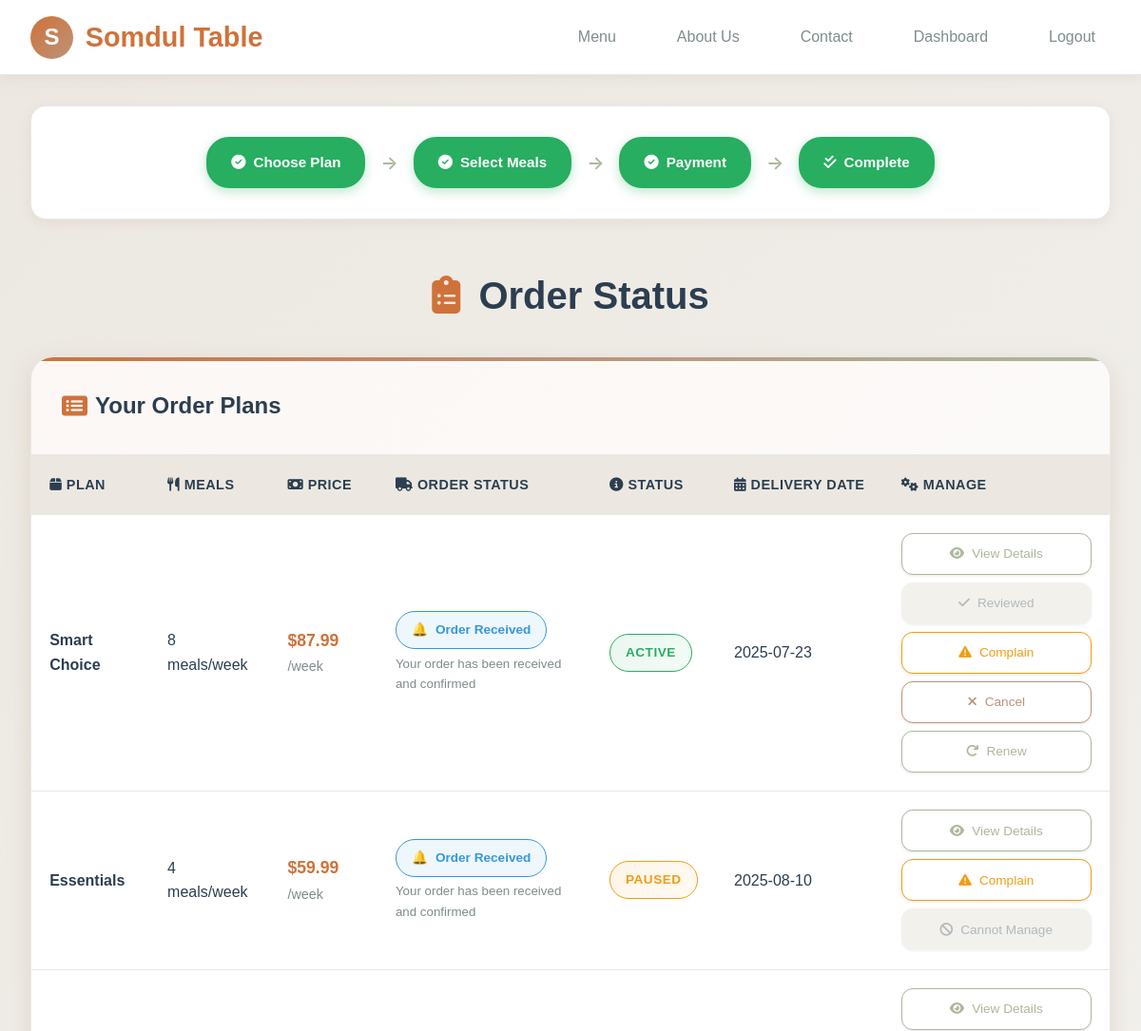
The app's page /KruaThai/subscription-status.php (signed in, upper part), older data.
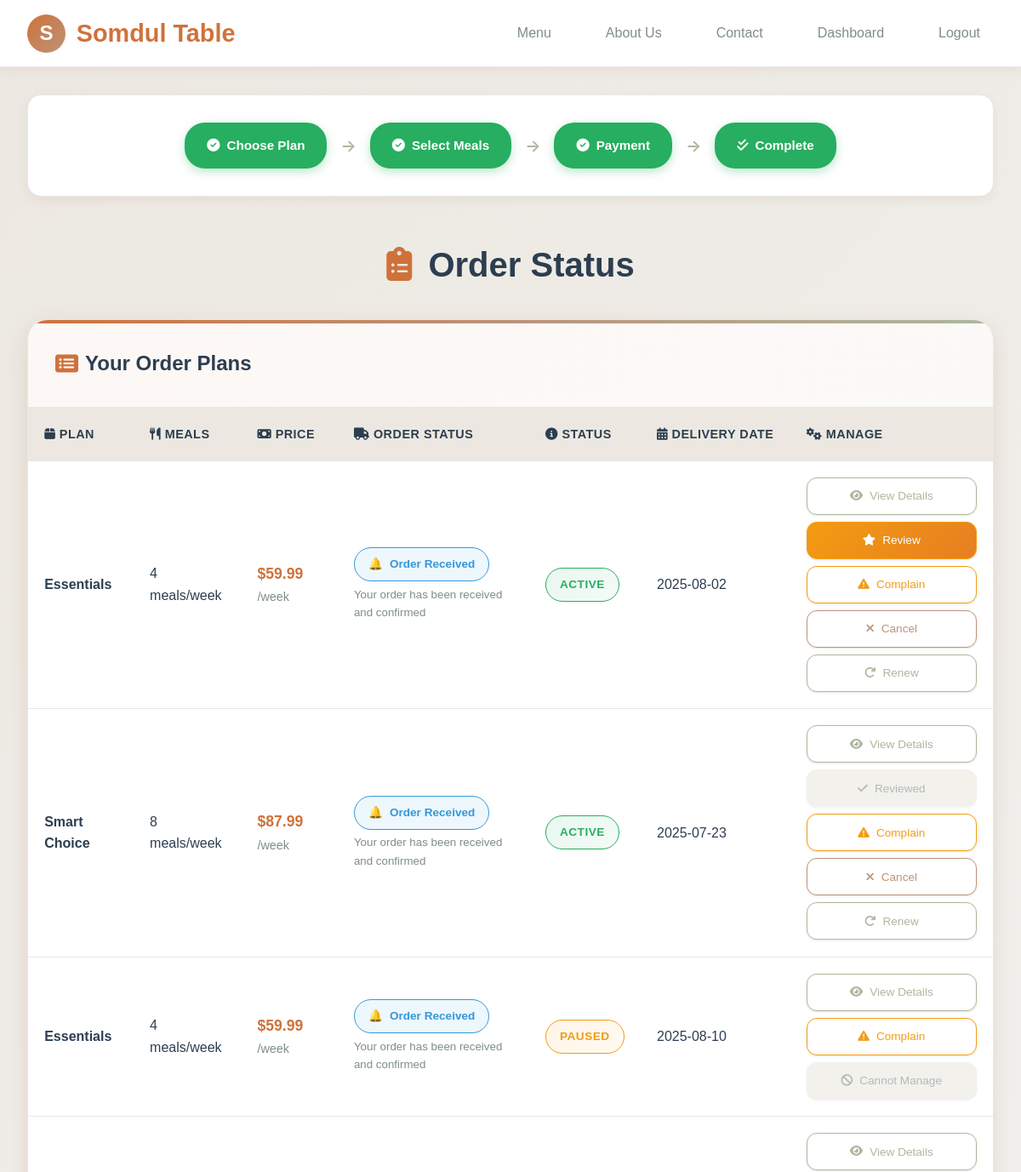
The same page, newer data.
### tables this page shows
CREATE TABLE `subscriptions` (
  `id` char(36) NOT NULL,
  `user_id` char(36) NOT NULL,
  `assigned_rider_id` char(36) DEFAULT NULL,
  `plan_id` char(36) NOT NULL,
  `status` enum('active','paused','cancelled','expired','pending_payment') DEFAULT 'pending_payment',
  `start_date` date NOT NULL,
  `end_date` date DEFAULT NULL,
  `next_billing_date` date DEFAULT NULL,
  `billing_cycle` enum('weekly','monthly') NOT NULL,
  `total_amount` decimal(8,2) NOT NULL,
  `discount_applied` decimal(8,2) DEFAULT '0.00',
  `delivery_days` longtext,
  `preferred_delivery_time` enum('09:00-12:00','12:00-15:00','15:00-18:00','18:00-21:00') DEFAULT '12:00-15:00',
  `special_instructions` text,
  `pause_start_date` date DEFAULT NULL,
  `pause_end_date` date DEFAULT NULL,
  `skip_dates` longtext,
  `auto_renew` tinyint(1) DEFAULT '1',
  `cancellation_reason` text,
  `cancelled_at` timestamp NULL DEFAULT NULL,
  `cancelled_by` char(36) DEFAULT NULL,
  `created_at` timestamp NOT NULL DEFAULT CURRENT_TIMESTAMP,
  `updated_at` timestamp NOT NULL DEFAULT CURRENT_TIMESTAMP ON UPDATE CURRENT_TIMESTAMP
);

CREATE TABLE `subscription_plans` (
  `id` char(36) NOT NULL,
  `name` varchar(100) NOT NULL,
  `name_thai` varchar(100) DEFAULT NULL,
  `description` text,
  `plan_type` enum('weekly','monthly','custom') NOT NULL,
  `meals_per_week` int(11) NOT NULL,
  `weeks_duration` int(11) DEFAULT '4',
  `base_price` decimal(8,2) NOT NULL,
  `discount_percentage` decimal(5,2) DEFAULT '0.00',
  `final_price` decimal(8,2) NOT NULL,
  `features` longtext,
  `max_skips_per_week` int(11) DEFAULT '2',
  `advance_ordering_days` int(11) DEFAULT '7',
  `is_active` tinyint(1) DEFAULT '1',
  `is_popular` tinyint(1) DEFAULT '0',
  `sort_order` int(11) DEFAULT '0',
  `created_at` timestamp NOT NULL DEFAULT CURRENT_TIMESTAMP,
  `updated_at` timestamp NOT NULL DEFAULT CURRENT_TIMESTAMP ON UPDATE CURRENT_TIMESTAMP
);

### KruaThai/subscription-status.php (the view, shortened to what the changed rows need)
<?php
require_once 'config/database.php';
$user_id = $_SESSION['user_id'];
$stmt = $pdo->prepare("
    SELECT s.*, sp.name AS plan_name, sp.meals_per_week, sp.final_price, sp.plan_type
    FROM subscriptions s
    JOIN subscription_plans sp ON s.plan_id = sp.id
    WHERE s.user_id = ?
    ORDER BY s.created_at DESC
");
$stmt->execute([$user_id]);
$subs = $stmt->fetchAll(PDO::FETCH_ASSOC);
function getStatusText($status) {
    $map = [
        'active' => 'Active',
        'paused' => 'Paused',
        'cancelled' => 'Cancelled',
        'expired' => 'Expired',
        'pending_payment' => 'Pending Payment'
    ];
    return $map[$status] ?? $status;
}
?>
<!DOCTYPE html>
<html lang="en">
<head>
    <link href="https://cdnjs.cloudflare.com/ajax/libs/font-awesome/6.4.0/css/all.min.css" rel="stylesheet">
</head>
<body>
    <div class="container">
        <h1 class="page-title">
            <i class="fas fa-clipboard-list"></i>
            Order Status
        </h1>
        <div class="main-card">
            <div class="card-header">
                <h2 class="card-title">
                    <i class="fas fa-list-alt"></i>
                    Your Order Plans
                </h2>
            </div>
            <?php if (empty($subs)): ?>
                <div class="empty-state">
                    <i class="fas fa-inbox"></i>
                    <h3>No Order Plans Yet</h3>
                    <p>Start your healthy eating journey with authentic Thai food</p>
                    <a href="subscribe.php" class="btn">
                        <i class="fas fa-plus"></i>
                        Order Your First Plan
                    </a>
                </div>
            <?php else: ?>
                <div class="table-container">
                    <table>
                        <thead>
                            <tr>
                                <th><i class="fas fa-box"></i> Plan</th>
                                <th><i class="fas fa-utensils"></i> Meals</th>
                                <th><i class="fas fa-money-bill"></i> Price</th>
                                 <th><i class="fas fa-truck"></i> Order Status</th>
                                <th><i class="fas fa-info-circle"></i> Status</th>
                                <th><i class="fas fa-calendar-alt"></i> Delivery Date</th>
                                <th><i class="fas fa-cogs"></i> Manage</th>
                            </tr>
                        </thead>
                        <tbody>
                            <?php foreach ($subs as $sub): ?>
                            <tr>
                                <td>
                                    <span class="plan-name"><?= htmlspecialchars($sub['plan_name']) ?></span>
                                </td>
                                <td><?= $sub['meals_per_week'] ?> meals/week</td>
                                <td>
                                    <span class="price">$<?= number_format($sub['final_price'], 2) ?></span>
                                    <span style="color: var(--text-gray); font-size: 0.9rem;">
                                        /<?= $sub['plan_type'] === 'weekly' ? 'week' : 'month' ?>
                                    </span>
                                </td>
<td>
    <div class="order-status-badge" style="
        display: inline-flex;
        align-items: center;
        gap: 0.5rem;
        background: <?= $sub['status_display']['color'] ?>15;
        color: <?= $sub['status_display']['color'] ?>;
        padding: 0.5rem 1rem;
        border-radius: 20px;
        border: 1px solid <?= $sub['status_display']['color'] ?>;
        font-size: 0.85rem;
        font-weight: 600;
    ">
        <span><?= $sub['status_display']['icon'] ?></span>
        <span><?= $sub['status_display']['label'] ?></span>
    </div>
    <small style="display: block; margin-top: 0.3rem; color: var(--text-gray);">
        <?= $sub['status_display']['description'] ?>
    </small>
</td>
                                <td>
                                    <span class="status <?= $sub['status'] ?>"><?= getStatusText($sub['status']) ?></span>
                                </td>
                                <td><?= htmlspecialchars($sub['start_date']) ?></td>
                                <td>
                                    <div class="action-buttons">
                                        <button onclick="viewDetails('<?= htmlspecialchars($sub['id']) ?>')" class="btn-action btn-view">
                                            <i class="fas fa-eye"></i> View Details
                                        </button>
<?php if (($sub['status'] === 'active' || $sub['status'] === 'completed') && !$sub['has_review']): ?>
<button onclick="openReviewModal('<?= htmlspecialchars($sub['id']) ?>', '<?= htmlspecialchars($sub['plan_name']) ?>')" class="btn-action btn-review">
    <i class="fas fa-star"></i> Review
</button>
<?php elseif ($sub['has_review']): ?>
<button disabled class="btn-action btn-disabled">
    <i class="fas fa-check"></i> Reviewed
</button>
<?php endif; ?>
                                        <button onclick="openComplaintModal('<?= htmlspecialchars($sub['id']) ?>', '<?= htmlspecialchars($sub['plan_name']) ?>')" class="btn-action btn-complain">
                                            <i class="fas fa-exclamation-triangle"></i> Complain
                                        </button>
<form method="post" style="display: contents;">
           <?php if ($sub['status'] === 'active'): ?>
    <?php
    $canCancelSubscription = true;
    ?>
    <?php if ($canCancelSubscription): ?>
        <button name="action" value="cancel" class="btn-action btn-cancel"
                onclick="return confirm('Are you sure you want to cancel this subscription?')">
            <i class="fas fa-times"></i> Cancel
        </button>
    <?php endif; ?>
    <button name="action" value="renew" class="btn-action btn-renew"
            onclick="return confirm('Do you want to renew this order plan?')">
        <i class="fas fa-redo"></i> Renew
    </button>
<?php else: ?>
    <button disabled class="btn-action btn-disabled">
        <i class="fas fa-ban"></i> Cannot Manage
    </button>
<?php endif; ?>
                                        </form>
                                    </div>
                                </td>
                            </tr>
                            <?php endforeach; ?>
                        </tbody>
                    </table>
                </div>
            <?php endif; ?>
        </div>
    </div>
</body>
</html>

Row changes from the older to the newer data that the page shows:
added subscriptions: plan.name "Essentials", plan.meals_per_week "4", plan.final_price "59.99", icon "🔔", label "Order Received", description "Your order has been received and confirmed", status "ACTIVE", start_date "2025-08-02", shows "Cancel"
